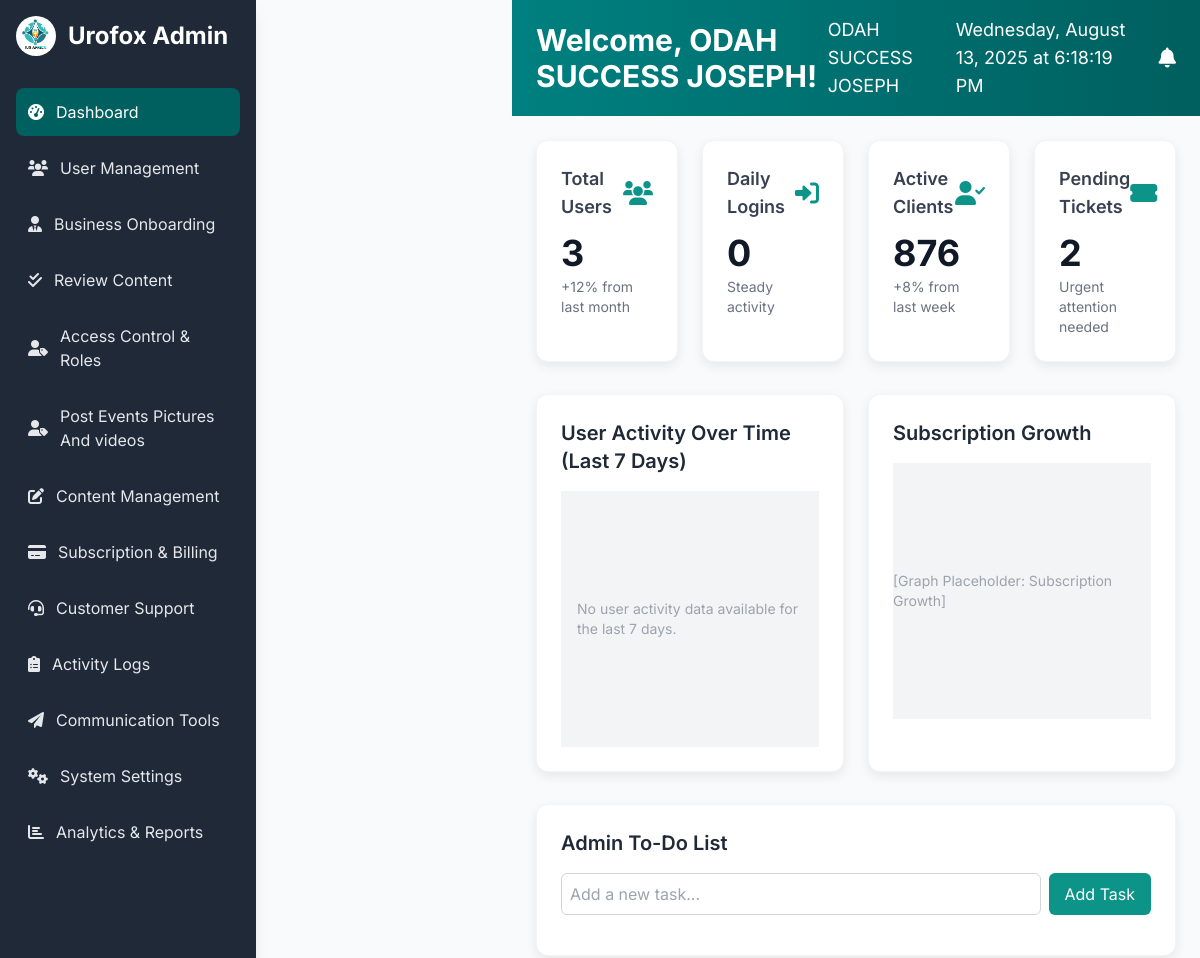
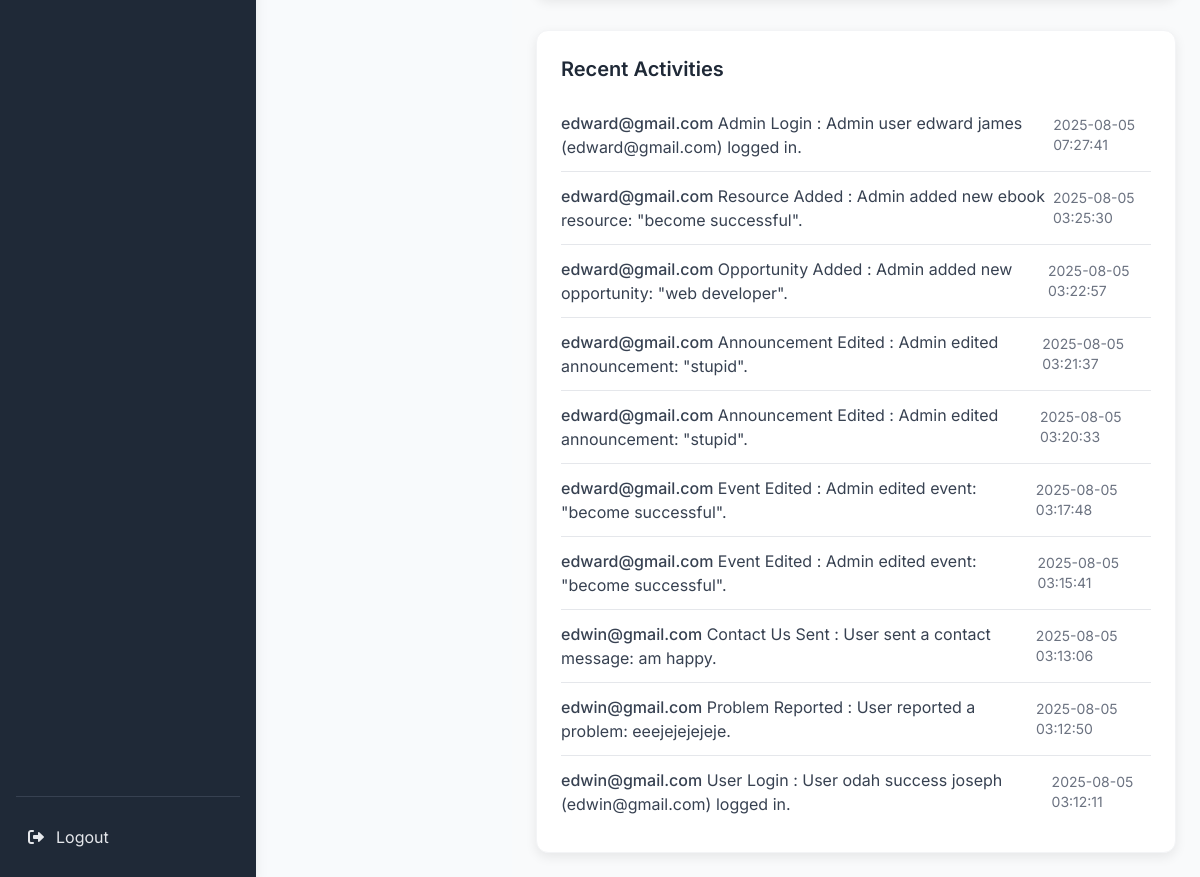
The app's page /admin/dashboard (signed in) with its own data (2 pictures, top to bottom).
### app.py (models this page shows, shortened)
class ActivityLog(db.Model):
    id = db.Column(db.Integer, primary_key=True)
    user_id = db.Column(db.Integer, db.ForeignKey('user.id'), nullable=True)
    user_email = db.Column(db.String(120), nullable=True)
    action = db.Column(db.String(255), nullable=False)
    timestamp = db.Column(db.DateTime, default=datetime.utcnow)
    details = db.Column(db.Text, nullable=True)

### app.py (the view)
@app.route('/admin/dashboard')
def admin_dashboard():
    if 'admin_logged_in' not in session or not session['admin_logged_in']:
        flash('Please login to access the dashboard.', 'error')
        return redirect(url_for('admin_login'))
    admin_name = session.get('admin_name', 'Admin')
    total_users = RegularUser.query.count()
    today = datetime.utcnow().date()
    daily_logins = ActivityLog.query.filter(
        ActivityLog.action == 'User Login',
        func.date(ActivityLog.timestamp) == today.strftime('%Y-%m-%d') # Use func.date for SQLite
    ).count()
    seven_days_ago = datetime.utcnow() - timedelta(days=7)
    user_activity_over_time = db.session.query(
        func.date(ActivityLog.timestamp), # Use func.date for SQLite
        func.count(ActivityLog.id)
    ).filter(
        ActivityLog.action == 'User Login',
        ActivityLog.timestamp >= seven_days_ago,
        ActivityLog.timestamp.isnot(None) # Ensure timestamp is not null
    ).group_by(
        func.date(ActivityLog.timestamp)
    ).order_by(
        func.date(ActivityLog.timestamp)
    ).all()
    activity_data = []
    for date_str, count in user_activity_over_time:
        activity_data.append({'date': date_str, 'logins': count})
    pending_tickets = ProblemReport.query.filter_by(status='Open').count()
    pending_testimonials_count = Testimonial.query.filter_by(approved=False).count()
    pending_blog_posts_count = BlogPost.query.filter_by(status='Pending').count()
    recent_activities = ActivityLog.query.order_by(ActivityLog.timestamp.desc()).limit(10).all()
    return render_template(
        'admin_dashboard.html',
        admin_name=admin_name,
        total_users=total_users,
        daily_logins=daily_logins,
        user_activity_over_time=activity_data, # Pass formatted data
        pending_tickets=pending_tickets,
        pending_testimonials_count=pending_testimonials_count, # Pass new counts
        pending_blog_posts_count=pending_blog_posts_count,     # Pass new counts
        recent_activities=recent_activities # Pass recent activities to the template
    )

### templates/admin_dashboard.html (shortened to what this page needs)
<!DOCTYPE html>
<html lang="en">
<head>
    <script src="https://cdn.tailwindcss.com"></script>
    <link rel="stylesheet" href="https://cdnjs.cloudflare.com/ajax/libs/font-awesome/6.0.0-beta3/css/all.min.css">
</head>
<body class="antialiased flex h-screen overflow-hidden">
    <aside id="sidebar" class="w-64 bg-gray-800 text-white flex flex-col p-4 shadow-lg fixed inset-y-0 left-0 z-50 transform sidebar-mobile-closed md:relative md:translate-x-0 transition-all duration-300 ease-in-out">
        <div class="flex items-center mb-8">
            <img src="../static/logo.jpg" alt="Urofox Logo" class="w-10 h-10 rounded-full mr-3">
            <h2 class="text-2xl font-bold">Urofox Admin</h2>
        </div>
        <nav class="flex-grow overflow-y-auto">
            <ul>
                <li class="mb-2">
                    <a href="{{ url_for('admin_dashboard') }}" class="flex items-center p-3 rounded-lg text-gray-200 hover:bg-teal-700 transition-colors duration-200 sidebar-link active">
                        <i class="fas fa-tachometer-alt mr-3"></i> Dashboard
                    </a>
                </li>
                <li class="mb-2">
                    <a href="{{ url_for('admin_user_details') }}" class="flex items-center p-3 rounded-lg text-gray-200 hover:bg-teal-700 transition-colors duration-200 sidebar-link">
                        <i class="fas fa-users mr-3"></i> User Management
                    </a>
                </li>
                <li class="mb-2">
                    <a href="{{ url_for('admin_onboarding') }}" class="flex items-center p-3 rounded-lg text-gray-200 hover:bg-teal-700 transition-colors duration-200 sidebar-link">
                        <i class="fas fa-user-tie mr-3"></i> Business Onboarding
                    </a>
                </li>
                <li class="mb-2">
                    <a href="{{ url_for('admin_review_content') }}" class="flex items-center p-3 rounded-lg text-gray-200 hover:bg-teal-700 transition-colors duration-200 sidebar-link">
                        <i class="fas fa-check-double mr-3"></i> Review Content
                    </a>
                </li>
                <li class="mb-2">
                    <a href="admin_roles.html" class="flex items-center p-3 rounded-lg text-gray-200 hover:bg-teal-700 transition-colors duration-200 sidebar-link">
                        <i class="fas fa-user-tag mr-3"></i> Access Control & Roles
                    </a>
                </li>
                <li class="mb-2">
                    <a href="{{ url_for('admin_events') }}" class="flex items-center p-3 rounded-lg text-gray-200 hover:bg-teal-700 transition-colors duration-200 sidebar-link">
                        <i class="fas fa-user-tag mr-3"></i> Post Events Pictures And videos
                    </a>
                </li>
                <li class="mb-2">
                    <a href="{{ url_for('admin_content_management') }}" class="flex items-center p-3 rounded-lg text-gray-200 hover:bg-teal-700 transition-colors duration-200 sidebar-link">
                        <i class="fas fa-edit mr-3"></i> Content Management
                    </a>
                </li>
                <li class="mb-2">
                    <a href="admin_billing.html" class="flex items-center p-3 rounded-lg text-gray-200 hover:bg-teal-700 transition-colors duration-200 sidebar-link">
                        <i class="fas fa-credit-card mr-3"></i> Subscription & Billing
                    </a>
                </li>
                <li class="mb-2">
                    <a href="admin_support.html" class="flex items-center p-3 rounded-lg text-gray-200 hover:bg-teal-700 transition-colors duration-200 sidebar-link">
                        <i class="fas fa-headset mr-3"></i> Customer Support
                    </a>
                </li>
                <li class="mb-2">
                    <a href="{{ url_for('admin_logs') }}" class="flex items-center p-3 rounded-lg text-gray-200 hover:bg-teal-700 transition-colors duration-200 sidebar-link">
                        <i class="fas fa-clipboard-list mr-3"></i> Activity Logs
                    </a>
                </li>
                <li class="mb-2">
                    <a href="{{ url_for('admin_communication_tools') }}" class="flex items-center p-3 rounded-lg text-gray-200 hover:bg-teal-700 transition-colors duration-200 sidebar-link">
                        <i class="fas fa-paper-plane mr-3"></i> Communication Tools
                    </a>
                </li>
                <li class="mb-2">
                    <a href="admin_settings.html" class="flex items-center p-3 rounded-lg text-gray-200 hover:bg-teal-700 transition-colors duration-200 sidebar-link">
                        <i class="fas fa-cogs mr-3"></i> System Settings
                    </a>
                </li>
                <li class="mb-2">
                    <a href="admin_analytics.html" class="flex items-center p-3 rounded-lg text-gray-200 hover:bg-teal-700 transition-colors duration-200 sidebar-link">
                        <i class="fas fa-chart-bar mr-3"></i> Analytics & Reports
                    </a>
                </li>
            </ul>
        </nav>
        <div class="mt-auto pt-4 border-t border-gray-700">
            <a href="{{ url_for('admin_logout') }}" class="flex items-center p-3 rounded-lg text-gray-200 hover:bg-teal-700 transition-colors duration-200">
                <i class="fas fa-sign-out-alt mr-3"></i> Logout
            </a>
        </div>
    </aside>
    <div class="flex-1 flex flex-col md:ml-64 overflow-hidden">
        <header class="header-gradient-bg text-white py-4 px-6 flex justify-between items-center shadow-md flex-shrink-0">
            <h1 class="text-xl md:text-3xl font-bold">Welcome, {{ admin_name }}!</h1>
            <div class="flex items-center space-x-4">
                <span class="text-sm md:text-lg hidden md:inline">{{ admin_name }}</span>
                <span class="text-sm md:text-lg hidden md:inline" id="current-datetime"></span>
                <i class="fas fa-bell text-xl cursor-pointer hover:text-gray-200"></i>
            </div>
        </header>
        <main class="flex-1 overflow-y-auto p-4 md:p-6 bg-gray-50">
            <div class="grid grid-cols-1 md:grid-cols-2 lg:grid-cols-4 gap-4 md:gap-6 mb-8">
                <div class="bg-white p-4 md:p-6 rounded-xl card-shadow border border-gray-100 card-hover transition-all duration-300">
                    <div class="flex items-center justify-between mb-2 md:mb-3">
                        <h3 class="text-md md:text-lg font-semibold text-gray-700">Total Users</h3>
                        <i class="fas fa-users text-teal-600 text-xl md:text-2xl"></i>
                    </div>
                    <p class="text-3xl md:text-4xl font-bold text-gray-900">{{ total_users }}</p>
                    <p class="text-xs md:text-sm text-gray-500 mt-1">+12% from last month</p>
                </div>
                <div class="bg-white p-4 md:p-6 rounded-xl card-shadow border border-gray-100 card-hover transition-all duration-300">
                    <div class="flex items-center justify-between mb-2 md:mb-3">
                        <h3 class="text-md md:text-lg font-semibold text-gray-700">Daily Logins</h3>
                        <i class="fas fa-sign-in-alt text-teal-600 text-xl md:text-2xl"></i>
                    </div>
                    <p class="text-3xl md:text-4xl font-bold text-gray-900">{{ daily_logins }}</p>
                    <p class="text-xs md:text-sm text-gray-500 mt-1">Steady activity</p>
                </div>
                <div class="bg-white p-4 md:p-6 rounded-xl card-shadow border border-gray-100 card-hover transition-all duration-300">
                    <div class="flex items-center justify-between mb-2 md:mb-3">
                        <h3 class="text-md md:text-lg font-semibold text-gray-700">Active Clients</h3>
                        <i class="fas fa-user-check text-teal-600 text-xl md:text-2xl"></i>
                    </div>
                    <p class="text-3xl md:text-4xl font-bold text-gray-900">876</p>
                    <p class="text-xs md:text-sm text-gray-500 mt-1">+8% from last week</p>
                </div>
                <div class="bg-white p-4 md:p-6 rounded-xl card-shadow border border-gray-100 card-hover transition-all duration-300">
                    <div class="flex items-center justify-between mb-2 md:mb-3">
                        <h3 class="text-md md:text-lg font-semibold text-gray-700">Pending Tickets</h3>
                        <i class="fas fa-ticket-alt text-teal-600 text-xl md:text-2xl"></i>
                    </div>
                    <p class="text-3xl md:text-4xl font-bold text-gray-900">{{ pending_tickets }}</p>
                    <p class="text-xs md:text-sm text-gray-500 mt-1">Urgent attention needed</p>
                </div>
            </div>
            <div class="grid grid-cols-1 lg:grid-cols-2 gap-4 md:gap-6 mb-8">
                <div class="bg-white p-4 md:p-6 rounded-xl card-shadow border border-gray-100">
                    <h3 class="text-lg md:text-xl font-semibold text-gray-800 mb-4">User Activity Over Time (Last 7 Days)</h3>
                    <div class="h-48 md:h-64 bg-gray-100 flex items-center justify-center text-gray-400 text-sm p-4">
                        {% if user_activity_over_time %}
                            <ul class="list-disc list-inside text-gray-700">
                                {% for activity in user_activity_over_time %}
                                    <li>{{ activity.date }}: {{ activity.logins }} logins</li>
                                {% endfor %}
                            </ul>
                        {% else %}
                            <p>No user activity data available for the last 7 days.</p>
                        {% endif %}
                    </div>
                </div>
                <div class="bg-white p-4 md:p-6 rounded-xl card-shadow border border-gray-100">
                    <h3 class="text-lg md:text-xl font-semibold text-gray-800 mb-4">Subscription Growth</h3>
                    <div class="h-48 md:h-64 bg-gray-100 flex items-center justify-center text-gray-400 text-sm">
                        [Graph Placeholder: Subscription Growth]
                    </div>
                </div>
            </div>
            <div class="bg-white p-4 md:p-6 rounded-xl card-shadow border border-gray-100 mb-8">
                <h3 class="text-lg md:text-xl font-semibold text-gray-800 mb-4">Admin To-Do List</h3>
                <div class="flex flex-col sm:flex-row gap-2 mb-4">
                    <input type="text" id="todo-input" placeholder="Add a new task..." class="flex-grow p-2 border border-gray-300 rounded-md focus:outline-none focus:ring-2 focus:ring-teal-500">
                    <button id="add-todo-btn" class="bg-teal-600 text-white px-4 py-2 rounded-md hover:bg-teal-700 transition-colors duration-200">
                        Add Task
                    </button>
                </div>
            </div>
            <div class="bg-white p-4 md:p-6 rounded-xl card-shadow border border-gray-100">
                <h3 class="text-lg md:text-xl font-semibold text-gray-800 mb-4">Recent Activities</h3>
                <ul class="divide-y divide-gray-200">
                    {% if recent_activities %}
                        {% for activity in recent_activities %}
                            <li class="py-2 md:py-3 flex flex-col md:flex-row justify-between items-start md:items-center">
                                <span class="text-gray-700 text-sm md:text-base mb-1 md:mb-0">
                                    <span class="font-medium">{{ activity.user_email or 'System' }}</span> {{ activity.action }}
                                    {% if activity.details %}: {{ activity.details }}{% endif %}
                                </span>
                                <span class="text-gray-500 text-xs md:text-sm">
                                    {{ activity.timestamp.strftime('%Y-%m-%d %H:%M:%S') }}
                                </span>
                            </li>
                        {% endfor %}
                    {% else %}
                        <li class="py-2 md:py-3 text-gray-500 text-sm">No recent activities to display.</li>
                    {% endif %}
                </ul>
            </div>
        </main>
    </div>
</body>
</html>

### templates/admin_dashboard.html (style rules this page uses)
body { font-family: 'Inter', sans-serif; background-color: #f8fafc; color: #1a202c; }
.header-gradient-bg { background: linear-gradient(to right, #008080, #005f5f); }
.sidebar-link.active { background-color: #005f5f; color: #ffffff; }
.card-shadow { box-shadow: 0 4px 12px rgba(0, 0, 0, 0.08); }
.sidebar-mobile-closed { transform: translateX(-100%); opacity: 0; pointer-events: none; }
@media (min-width: 768px) { .sidebar-mobile-closed { transform: translateX(0%); opacity: 1; pointer-events: auto; } }

### records on screen
ActivityLog: user_email "edward@gmail.com", action "Admin Login", details "Admin user edward james (edward@gmail.com) logged in.", timestamp "2025-08-05 07:27:41"
ActivityLog: user_email "edward@gmail.com", action "Resource Added", details "Admin added new ebook resource: \"become successful\".", timestamp "2025-08-05 03:25:30"
ActivityLog: user_email "edward@gmail.com", action "Opportunity Added", details "Admin added new opportunity: \"web developer\".", timestamp "2025-08-05 03:22:57"
ActivityLog: user_email "edward@gmail.com", action "Announcement Edited", details "Admin edited announcement: \"stupid\".", timestamp "2025-08-05 03:21:37"
ActivityLog: user_email "edward@gmail.com", action "Announcement Edited", details "Admin edited announcement: \"stupid\".", timestamp "2025-08-05 03:20:33"
ActivityLog: user_email "edward@gmail.com", action "Event Edited", details "Admin edited event: \"become successful\".", timestamp "2025-08-05 03:17:48"
ActivityLog: user_email "edward@gmail.com", action "Event Edited", details "Admin edited event: \"become successful\".", timestamp "2025-08-05 03:15:41"
ActivityLog: user_email "edwin@gmail.com", action "Contact Us Sent", details "User sent a contact message: am happy.", timestamp "2025-08-05 03:13:06"
ActivityLog: user_email "edwin@gmail.com", action "Problem Reported", details "User reported a problem: eeejejejejeje.", timestamp "2025-08-05 03:12:50"
ActivityLog: user_email "edwin@gmail.com", action "User Login", details "User odah success joseph (edwin@gmail.com) logged in.", timestamp "2025-08-05 03:12:11"

### other values on screen
{{ admin_name }} "ODAH SUCCESS JOSEPH"
{{ total_users }} "3"
{{ daily_logins }} "0"
{{ pending_tickets }} "2"
